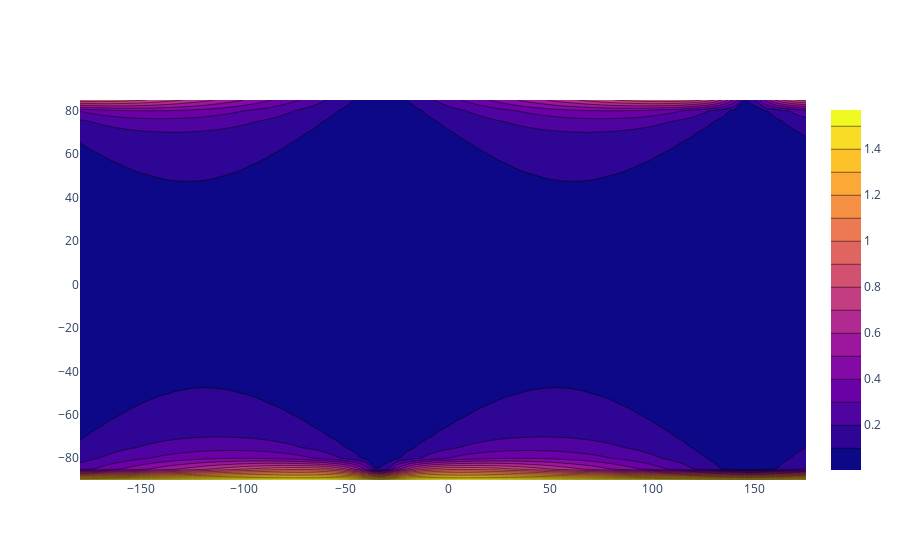

The notebook cell this image was saved under:
### Code cell
import plotly.graph_objects as go

fig = go.Figure(
    data=[
        go.Contour(
            x=feature_x,
            y=feature_y,
            z=Z,
            contours=dict(coloring="fill"),
            showlegend=False,
            ncontours=20,
        ),
    ]
)

fig.show()

### Figure 1 — Plotly figure (JSON) as saved in the notebook; plotly's stock layout.template omitted (floating-point values rounded to 4 significant figures; data arrays with more than 128 entries replaced by an {"elided": "..."} marker saying what was removed)
{"data": [{"contours": {"coloring": "fill"}, "ncontours": 20, "showlegend": false, "type": "contour", "x": [-180, -175, -170, -165, -160, -155, -150, -145, -140, -135, -130, -125, -120, -115, -110, -105, -100, -95, -90, -85, -80, -75, -70, -65, -60, -55, -50, -45, -40, -35, -30, -25, -20, -15, -10, -5, 0, 5, 10, 15, 20, 25, 30, 35, 40, 45, 50, 55, 60, 65, 70, 75, 80, 85, 90, 95, 100, 105, 110, 115, 120, 125, 130, 135, 140, 145, 150, 155, 160, 165, 170, 175], "y": [-90, -85, -80, -75, -70, -65, -60, -55, -50, -45, -40, -35, -30, -25, -20, -15, -10, -5, 0, 5, 10, 15, 20, 25, 30, 35, 40, 45, 50, 55, 60, 65, 70, 75, 80, 85], "z": {"elided": "36x72 float values"}}], "layout": {}}
